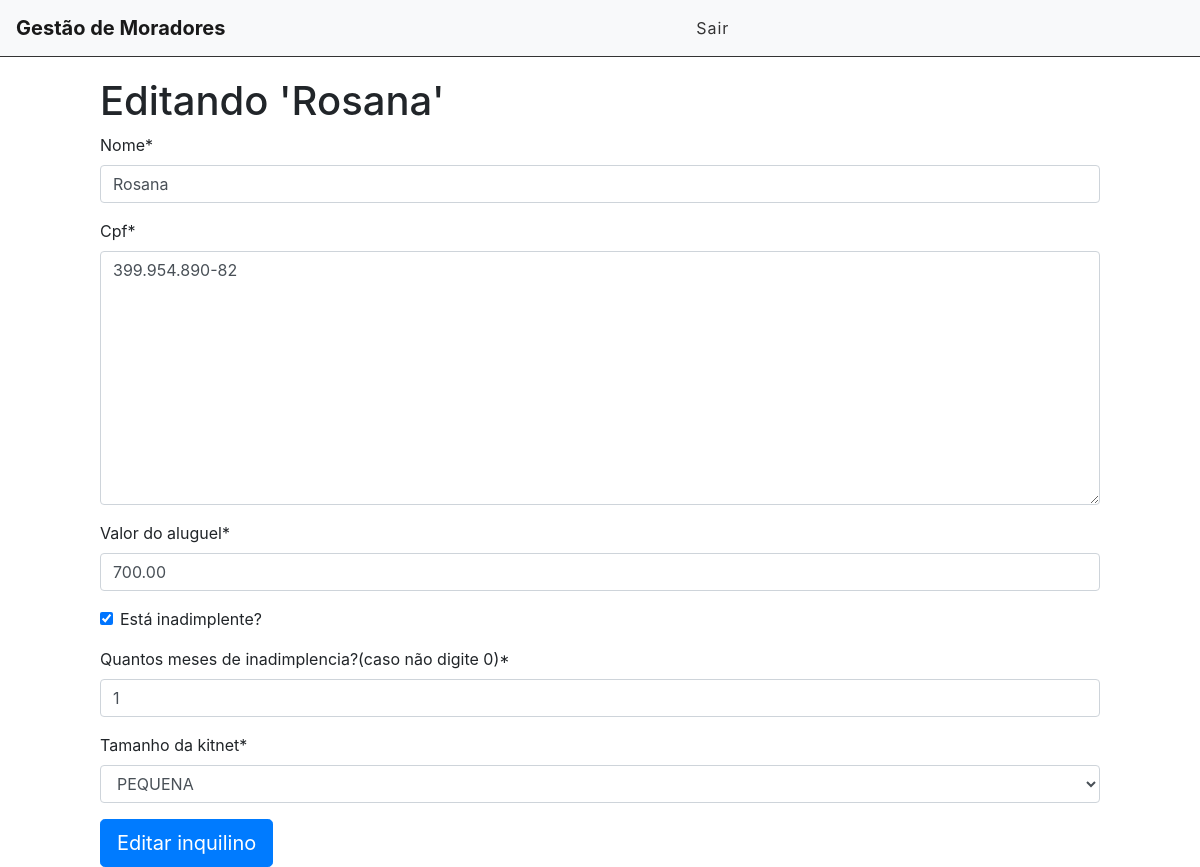
The page /editar/50 (signed in) on the database its author committed.
### core/models.py (models this page shows, shortened)
class Registro(Model):
    STATUS = (
        ('doing', 'Doing'),
        ('done', 'Done'),
        ('total', 'Total')
    )
    KITNET = (
        ("P", "PEQUENA"),
        ("M", "MEDIA"),
        ("G", "GRANDE")
    )
    nome = models.CharField('Nome', max_length=100)
    cpf = CPFField('CPF')
    aluguel = models.DecimalField('Valor do aluguel', max_digits=12, decimal_places=2)
    tamanho = models.CharField('Tamanho da kitnet', max_length=1, choices=KITNET, blank=False, null=False)
    status = models.BooleanField('Está inadimplente?')
    atraso = models.DecimalField('Quantos meses de inadimplencia?(caso não digite 0)', max_digits=3, decimal_places=0)
    done = models.CharField(max_length=12, choices=STATUS)
    user = models.ForeignKey(get_user_model(), on_delete=models.CASCADE)

### core/views.py (the view)
# urls.py: path('editar/<int:id>', views.editar, name='editar'),
@login_required
def editar(request, id):
    inquilino = get_object_or_404(Registro, pk=id)
    form = TaskForm(instance=inquilino)
    if request.method == 'POST':
        form = TaskForm(request.POST, instance=inquilino)
        if form.is_valid():
            inquilino.save()
            return redirect('/')
        else:
            return render(request, 'editar.html', {'form': form, 'inquilino': inquilino})
    else:
        return render(request, 'editar.html', {'form': form, 'inquilino': inquilino})

### core/forms.py
class TaskForm(forms.ModelForm):
    class Meta:
        model = Registro
        fields = ('nome', 'cpf', 'aluguel', 'status', 'atraso', 'tamanho')

### core/templates/editar.html (shortened to what this page needs)
{% extends 'index.html' %}
{% load crispy_forms_tags %}
{% block content %}
    <div class="offset-1 col-10 list-div">
        <h1>Editando '{{inquilino.nome}}'</h1>
        <form method="POST">
            {{ form|crispy }}
            <input type="submit" class="btn btn-primary btn-lg" value="Editar inquilino">
        </form>
    </div>
{% endblock %}

### core/static/css/styles.css (style rules this page uses)
.list-div { padding: 0; }

### rows shown on the page
Registro: nome "Rosana", cpf "399.954.890-82", aluguel "700.00", status "☑", atraso "1", tamanho "PEQUENA"
